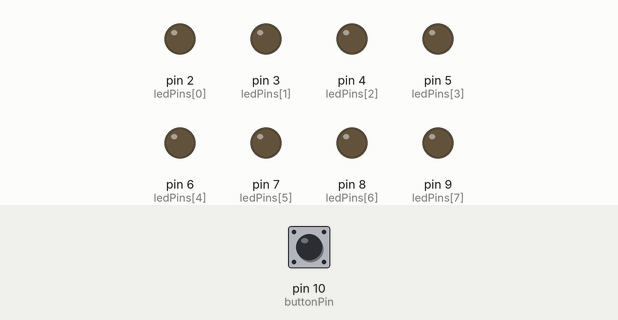
The sketch below on a simulated Arduino Uno, built with avr-gcc and run on an emulated ATmega328P. On the bench: output pins drawn as LEDs (lit = HIGH). Dashed ring = blinking. The test bench sets the inputs (shaded band); at power-on: pin 10 (buttonPin) LOW.

Above: at 1.2 s.
1.3 s: pin 10 (buttonPin) pulled HIGH for 0.15 s
At 1.36 s:
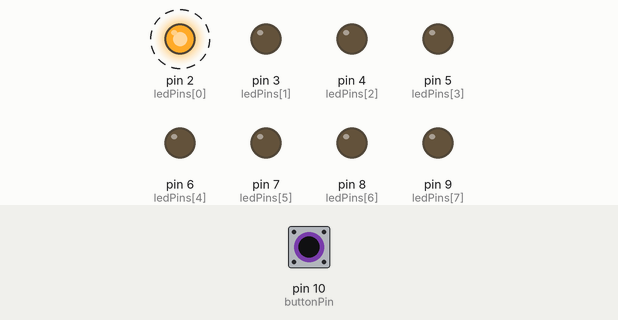
4.3 s: pin 10 (buttonPin) pulled HIGH for 1 s
At 5.0 s:
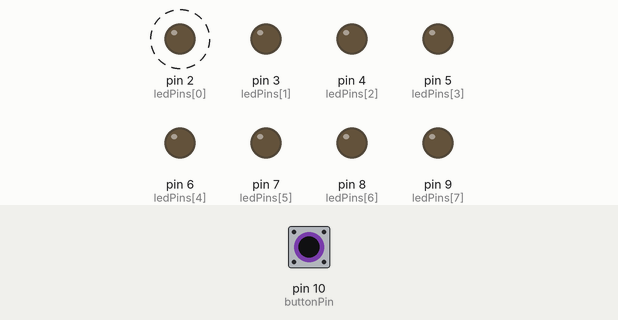
6.8 s: pin 10 (buttonPin) pulled HIGH for 3.2 s
At 7.28 s:
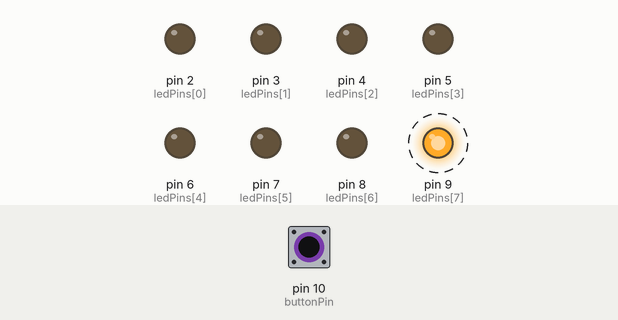
Timing chart, 0 to 17.5 s (numbered marks = the images above; inputs shaded):
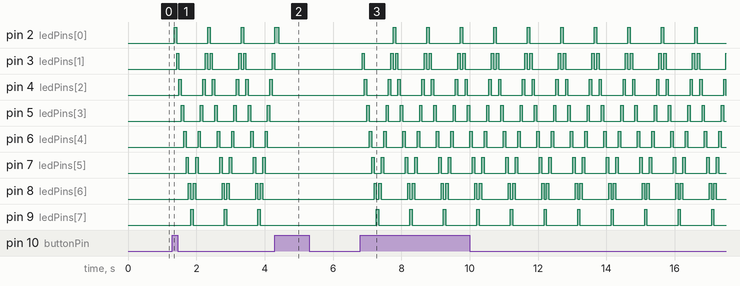

The sketch:

05-button-toggle-chaser.ino
```cpp
/*
   Project: Toggle Button Knight Rider
   Description: Press once to start, press again to stop.
   Author: Zeynep Sude Aydın
*/

int ledPins[] = {2, 3, 4, 5, 6, 7, 8, 9};
int buttonPin = 10;

bool isRunning = false;
int lastButtonState = LOW;
int currentButtonState = LOW;

void setup() {
  for (int i = 0; i < 8; i++) {
    pinMode(ledPins[i], OUTPUT);
  }
  pinMode(buttonPin, INPUT);
}

void loop() {
  currentButtonState = digitalRead(buttonPin);

  if (lastButtonState == LOW && currentButtonState == HIGH) {
    isRunning = !isRunning;
    delay(50);
  }

  lastButtonState = currentButtonState;

  if (isRunning) {
    runChaserStepByStep();
  } else {
    allLedsOff(); //
  }
}

void runChaserStepByStep() {
  static int currentLed = 0;
  static int direction = 1;

  allLedsOff(); // Önce hepsini kapat
  digitalWrite(ledPins[currentLed], HIGH);

  delay(70);

  currentLed += direction;

  if (currentLed >= 7) {
    direction = -1;
  } else if (currentLed <= 0) {
    direction = 1;
  }
}

void allLedsOff() {
  for (int i = 0; i < 8; i++) {
    digitalWrite(ledPins[i], LOW);
  }
}
```

Measured:
- after the input at 1.3 s, pin 2 (ledPins[0]): alternates HIGH for 0.07 s and LOW for 0.91 s, starting after 0.05 s; pin 3 (ledPins[1]): LOW → HIGH after 0.12 s, then repeats every 0.98 s: LOW 0.77 s, HIGH 0.07 s, LOW 0.07 s, HIGH 0.07 s
- after the input at 4.3 s, pin 3 (ledPins[1]), pin 4 (ledPins[2]), pin 5 (ledPins[3]), pin 6 (ledPins[4]), pin 7 (ledPins[5]), pin 8 (ledPins[6]), pin 9 (ledPins[7]): stops changing and stays LOW
- after the input at 6.8 s, pin 2 (ledPins[0]): alternates HIGH for 0.07 s and LOW for 0.91 s, starting after 0.96 s; pin 3 (ledPins[1]): LOW → HIGH after 0.05 s, then repeats every 0.98 s: LOW 0.77 s, HIGH 0.07 s, LOW 0.07 s, HIGH 0.07 s
